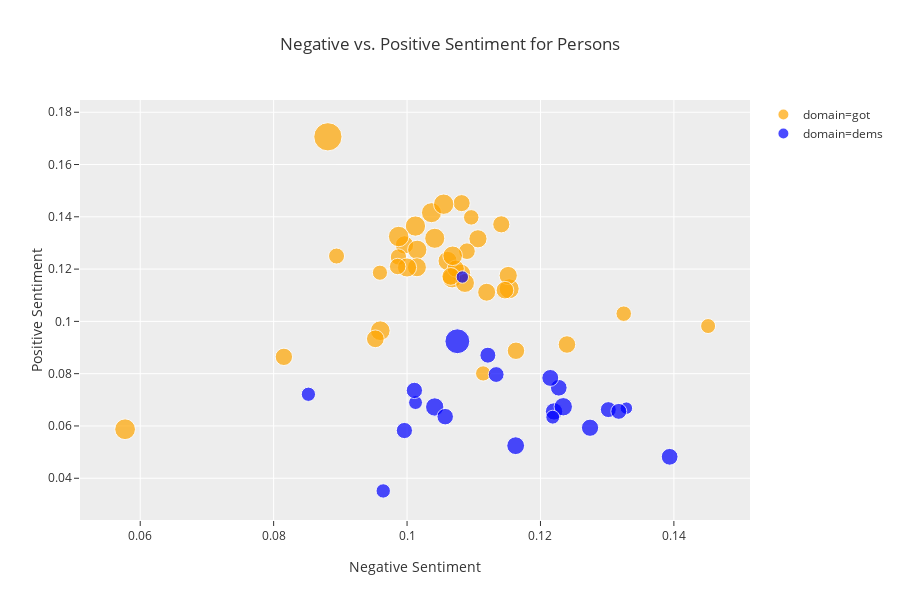

The notebook cell this image was saved under:
### Markdown cell above
Let's take a quick digression into plotting our data so far.

### Code cell
px.scatter(data_frame=persons_df.dropna()
           ,x='neg'
           ,y='pos'
           ,size='comment_length'
           ,color='domain'
           ,template='ggplot2'
           ,title='Negative vs. Positive Sentiment for Persons'
           ,hover_name='person'
           ,labels={"neg":"Negative Sentiment"
                    ,"pos":"Positive Sentiment"
                    ,"comment_length":"Avg Comment Char Length"
                   }
           ,color_discrete_map={'got':'orange','dems': 'blue'}
          )

### Figure 1 — Plotly figure (JSON) as saved in the notebook; plotly's stock layout.template omitted (floating-point values rounded to 4 significant figures)
{"data": [{"hoverlabel": {"namelength": 0}, "hovertemplate": "<b>%{hovertext}</b><br><br>domain=got<br>Negative Sentiment=%{x}<br>Positive Sentiment=%{y}<br>Avg Comment Char Length=%{marker.size}", "hovertext": ["bran", "jon", "dany", "davos", "doran", "cersei", "tyrion", "sansa", "arya", "stannis", "varys", "jamie", "brienne", "samwell", "jorah", "theon", "hound", "littlefinger", "joffrey", "mountain", "robb", "dragons", "melisandre", "bronn", "gilly", "ramsey", "missandei", "gendry", "ned", "catelyn", "robert", "tommen", "viserys", "margaery", "oberon", "jaqen", "hodor", "ygritte", "mance"], "legendgroup": "domain=got", "marker": {"color": "orange", "size": [840.3, 795.6, 895.3, 668.0, 558.0, 870.1, 810.8, 844.2, 727.9, 639.2, 807.8, 637.9, 868.6, 662.9, 717.8, 718.9, 600.9, 784.4, 522.5, 582.6, 911.2, 877.0, 777.6, 700.5, 506.0, 632.4, 901.3, 684.6, 688.1, 676.4, 798.0, 588.3, 832.9, 488.5, 1734.0, 655.2, 932.7, 522.9, 499.4], "sizemode": "area", "sizeref": 4.334, "symbol": "circle"}, "mode": "markers", "name": "domain=got", "showlegend": true, "type": "scatter", "uid": "c2c203a6-1e05-4cb3-b60c-2abafa98f4c7", "x": [0.09599, 0.1061, 0.1013, 0.124, 0.08943, 0.1037, 0.1081, 0.1068, 0.09962, 0.1073, 0.1015, 0.1141, 0.1153, 0.1163, 0.1106, 0.1152, 0.109, 0.1087, 0.1096, 0.09871, 0.09874, 0.1042, 0.1015, 0.1119, 0.1114, 0.1082, 0.1055, 0.09525, 0.1066, 0.1147, 0.1, 0.09859, 0.1068, 0.1451, 0.08813, 0.08153, 0.05773, 0.1325, 0.09593], "xaxis": "x", "y": [0.09644, 0.1231, 0.1365, 0.09116, 0.125, 0.1416, 0.1182, 0.1166, 0.1293, 0.1202, 0.1274, 0.1371, 0.1125, 0.08877, 0.1316, 0.1175, 0.1269, 0.1147, 0.1398, 0.1246, 0.1325, 0.1318, 0.1207, 0.1112, 0.08009, 0.1452, 0.1448, 0.09333, 0.1172, 0.1119, 0.1206, 0.121, 0.1251, 0.09821, 0.1706, 0.08644, 0.05875, 0.103, 0.1186], "yaxis": "y"}, {"hoverlabel": {"namelength": 0}, "hovertemplate": "<b>%{hovertext}</b><br><br>domain=dems<br>Negative Sentiment=%{x}<br>Positive Sentiment=%{y}<br>Avg Comment Char Length=%{marker.size}", "hovertext": ["harris", "biden", "buttigieg", "gillibrand", "hickenlooper", "klobuchar", "warren", "booker", "inslee", "castro", "gabbard", "sanders", "bullock", "gravel", "messam", "o'rourke", "bennet", "delaney", "moulton", "swalwell", "williamson", "yang"], "legendgroup": "domain=dems", "marker": {"color": "blue", "size": [603.9, 553.5, 651.3, 730.6, 419.1, 569.8, 552.3, 590.3, 610.3, 542.0, 1340.0, 620.6, 339.4, 333.3, 449.8, 732.3, 688.7, 577.3, 420.0, 550.8, 443.6, 644.7], "sizemode": "area", "sizeref": 4.334, "symbol": "circle"}, "mode": "markers", "name": "domain=dems", "showlegend": true, "type": "scatter", "uid": "d676e529-f698-4865-82c2-447cd572a458", "x": [0.1227, 0.1121, 0.122, 0.1041, 0.1013, 0.0996, 0.1302, 0.1057, 0.1394, 0.1134, 0.1075, 0.1215, 0.1329, 0.1083, 0.09643, 0.1234, 0.1163, 0.1011, 0.1218, 0.1317, 0.08521, 0.1274], "xaxis": "x", "y": [0.07461, 0.08708, 0.06556, 0.06726, 0.06895, 0.05825, 0.06625, 0.06356, 0.0482, 0.07967, 0.0924, 0.07837, 0.06681, 0.117, 0.03514, 0.06735, 0.05246, 0.0736, 0.06336, 0.06558, 0.07212, 0.05932], "yaxis": "y"}], "layout": {"grid": {"xaxes": ["x"], "xgap": 0.1, "xside": "bottom", "yaxes": ["y"], "ygap": 0.1, "yside": "left"}, "height": 600, "legend": {"itemsizing": "constant", "tracegroupgap": 0}, "title": {"text": "Negative vs. Positive Sentiment for Persons"}, "xaxis": {"title": {"text": "Negative Sentiment"}}, "yaxis": {"title": {"text": "Positive Sentiment"}}}}
